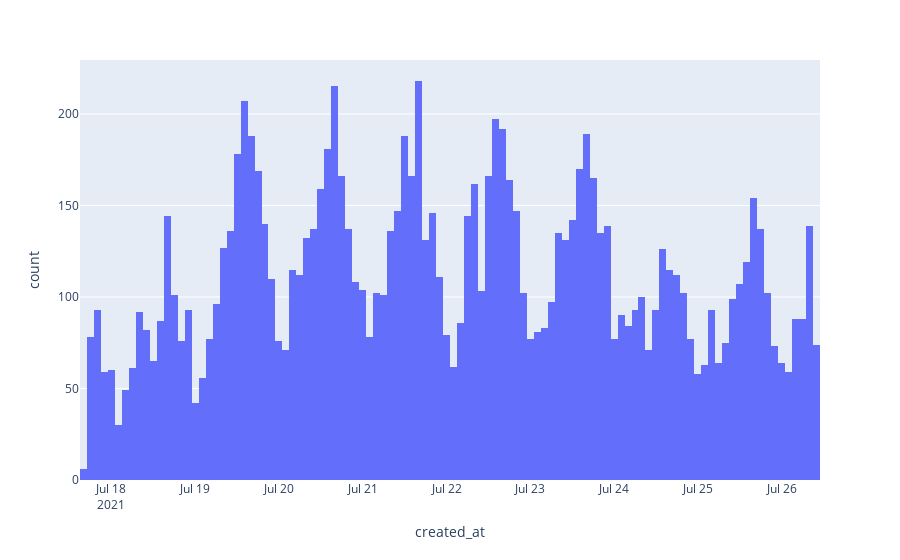

This figure's notebook cell:
### Markdown cell above
# Time chart

### Code cell
# Just Checking
import plotly.express as px
px.histogram(df, x='created_at', nbins=200)

### Figure 1 — Plotly figure (JSON) as saved in the notebook; plotly's stock layout.template omitted (floating-point values rounded to 4 significant figures; data arrays with more than 128 entries replaced by an {"elided": "..."} marker saying what was removed)
{"data": [{"alignmentgroup": "True", "bingroup": "x", "hovertemplate": "created_at=%{x}<br>count=%{y}<extra></extra>", "legendgroup": "", "marker": {"color": "#636efa"}, "name": "", "nbinsx": 200, "offsetgroup": "", "orientation": "v", "showlegend": false, "type": "histogram", "x": {"elided": "11883 str values"}, "xaxis": "x", "yaxis": "y"}], "layout": {"autosize": true, "barmode": "relative", "legend": {"tracegroupgap": 0}, "margin": {"t": 60}, "xaxis": {"anchor": "y", "autorange": true, "domain": [0, 1], "range": ["2021-07-17 15:00", "2021-07-26 11:00"], "title": {"text": "created_at"}, "type": "date"}, "yaxis": {"anchor": "x", "autorange": true, "domain": [0, 1], "range": [0, 229.5], "title": {"text": "count"}}}}
